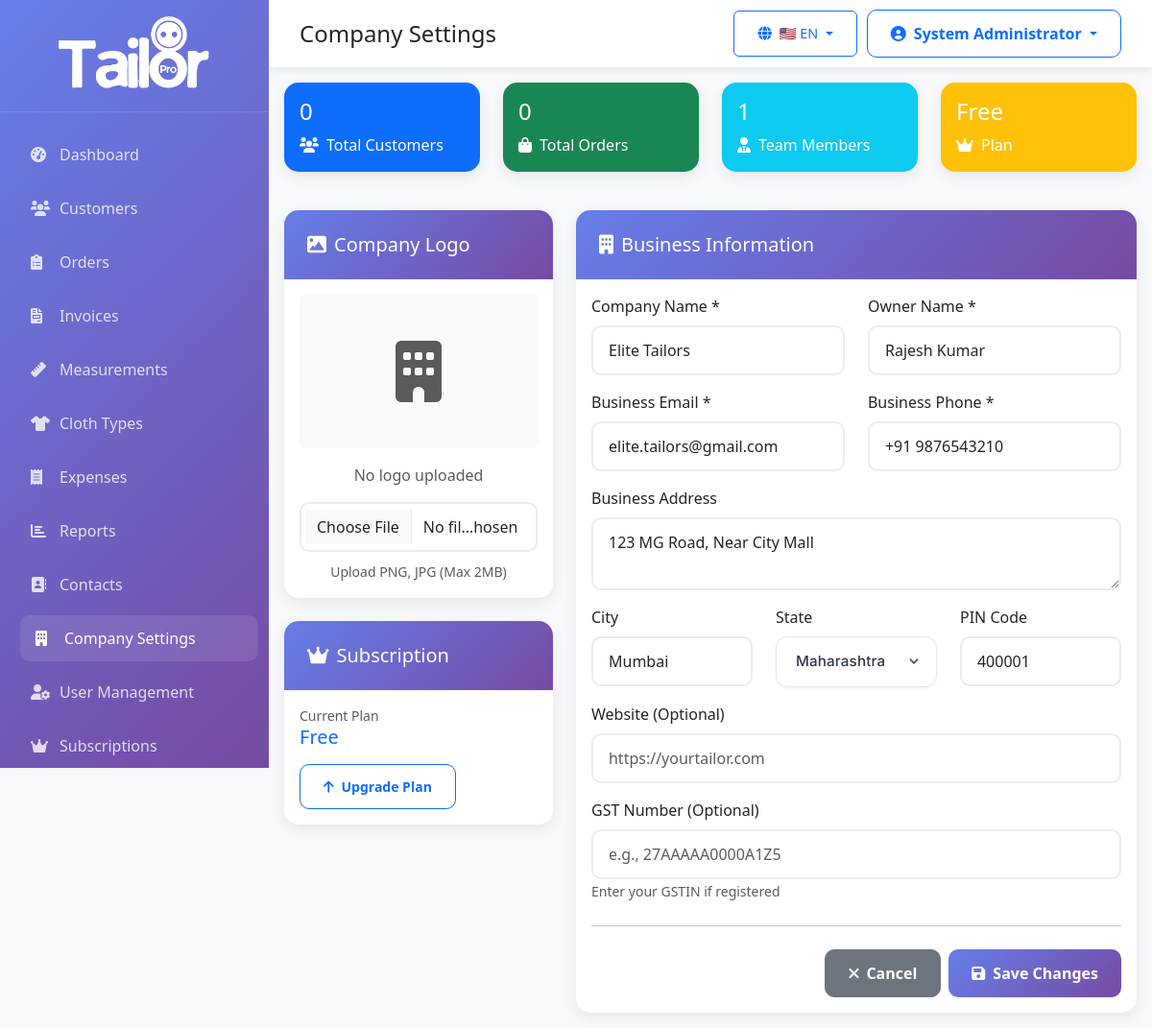
Screenshot of /admin/company-settings.php (signed in) with the database file from the repository.
### tables this page shows
CREATE TABLE IF NOT EXISTS `companies` (
  `id` int(11) NOT NULL AUTO_INCREMENT,
  `user_id` int(11) DEFAULT NULL COMMENT 'Owner user ID',
  `company_name` varchar(200) NOT NULL,
  `owner_name` varchar(100) NOT NULL,
  `business_email` varchar(100) NOT NULL,
  `business_phone` varchar(20) NOT NULL,
  `whatsapp` varchar(20) DEFAULT NULL,
  `business_address` text DEFAULT NULL,
  `city` varchar(100) DEFAULT NULL,
  `state` varchar(100) DEFAULT NULL,
  `country` varchar(100) DEFAULT 'India',
  `postal_code` varchar(20) DEFAULT NULL,
  `logo` varchar(255) DEFAULT NULL,
  `tax_number` varchar(50) DEFAULT NULL,
  `website` varchar(255) DEFAULT NULL,
  `currency` varchar(10) DEFAULT 'INR',
  `timezone` varchar(50) DEFAULT 'Asia/Kolkata',
  `description` text DEFAULT NULL COMMENT 'Shop description for public listing',
  `specialties` json DEFAULT NULL COMMENT 'Array of specialties',
  `working_hours` json DEFAULT NULL COMMENT 'Working hours',
  `rating` decimal(2,1) DEFAULT 0.0 COMMENT 'Average rating',
  `total_reviews` int(11) DEFAULT 0 COMMENT 'Total reviews',
  `years_experience` int(11) DEFAULT 0,
  `is_verified` tinyint(1) DEFAULT 0 COMMENT 'Verified shop',
  `is_featured` tinyint(1) DEFAULT 0 COMMENT 'Featured on homepage',
  `show_on_listing` tinyint(1) DEFAULT 1 COMMENT 'Show on public listing',
  `status` enum('active','inactive','suspended') NOT NULL DEFAULT 'active',
  `subscription_plan` enum('free','basic','premium','enterprise') DEFAULT 'free',
  `subscription_expiry` date DEFAULT NULL,
  `created_at` timestamp NOT NULL DEFAULT CURRENT_TIMESTAMP,
  `updated_at` timestamp NOT NULL DEFAULT CURRENT_TIMESTAMP ON UPDATE CURRENT_TIMESTAMP,
  PRIMARY KEY (`id`),
  UNIQUE KEY `business_email` (`business_email`),
  KEY `user_id` (`user_id`),
  KEY `city` (`city`),
  KEY `state` (`state`),
  KEY `is_featured` (`is_featured`),
  KEY `show_on_listing` (`show_on_listing`),
  FOREIGN KEY (`user_id`) REFERENCES `users` (`id`) ON DELETE SET NULL
);

### config/database.php (called while the page is built, shortened)
<?php
class Database {
    private $host;
    private $db_name;
    private $username;
    private $password;
    private $charset = 'utf8mb4';
    public function __construct() {
        $isLocal = $this->isLocalEnvironment();
        if ($isLocal) {
            $this->host = 'localhost';
            $this->db_name = 'tailoring_management';
            $this->username = 'root';
            $this->password = '';
        } else {
            $this->host = 'localhost';
            $this->db_name = 'u402017191_tailorpro';
            $this->username = 'u402017191_tailorpro';
            $this->password = 'Tailorpro@99';
        }
    }
    private function isLocalEnvironment() {
        $serverName = $_SERVER['SERVER_NAME'] ?? $_SERVER['HTTP_HOST'] ?? 'localhost';
        $localIndicators = [
            'localhost',
            '127.0.0.1',
            '::1',
            'local.test',
            '.local',
            'wamp',
            'xampp'
        ];
        foreach ($localIndicators as $indicator) {
            if (stripos($serverName, $indicator) !== false) {
                return true;
            }
        }
        return false;
    }
    public function getConnection() {
        $this->conn = null;
        try {
            $dsn = "mysql:host=" . $this->host . ";dbname=" . $this->db_name . ";charset=" . $this->charset;
            $options = [
                PDO::ATTR_ERRMODE => PDO::ERRMODE_EXCEPTION,
                PDO::ATTR_DEFAULT_FETCH_MODE => PDO::FETCH_ASSOC,
                PDO::ATTR_EMULATE_PREPARES => false,
            ];
            $this->conn = new PDO($dsn, $this->username, $this->password, $options);
        } catch(PDOException $exception) {
            echo "Connection error: " . $exception->getMessage();
        }
        return $this->conn;
    }
}
?>

### models/BaseModel.php (called while the page is built, shortened)
<?php
require_once __DIR__ . '/../config/database.php';
class BaseModel {
    protected $conn;
    protected $table;
    protected $primary_key = 'id';
    public function __construct() {
        $database = new Database();
        $this->conn = $database->getConnection();
    }
    public function find($id) {
        $query = "SELECT * FROM " . $this->table . " WHERE " . $this->primary_key . " = :id LIMIT 1";
        $stmt = $this->conn->prepare($query);
        $stmt->bindParam(':id', $id);
        $stmt->execute();
        return $stmt->fetch();
    }
    public function count($conditions = []) {
        $query = "SELECT COUNT(*) as count FROM " . $this->table;
        $params = [];
        if (!empty($conditions)) {
            $where_clauses = [];
            foreach ($conditions as $column => $value) {
                $where_clauses[] = $column . " = :" . $column;
                $params[$column] = $value;
            }
            $query .= " WHERE " . implode(" AND ", $where_clauses);
        }
        $stmt = $this->conn->prepare($query);
        $stmt->execute($params);
        $result = $stmt->fetch();
        return $result['count'];
    }
}
?>

### config/config.php (called while the page is built, shortened)
<?php
function get_company_id() {
    return $_SESSION['company_id'] ?? null;
}
?>

### admin/models/Company.php (called while the page is built, shortened)
<?php
class Company extends BaseModel {
    public function getCompanyStats($company_id) {
        $stats = [];
        require_once __DIR__ . '/User.php';
        $customerModel = new Customer();
        $orderModel = new Order();
        $userModel = new User();
        $stats['total_customers'] = $customerModel->count(['company_id' => $company_id]);
        $stats['total_orders'] = $orderModel->count(['company_id' => $company_id]);
        $stats['total_users'] = $userModel->count(['company_id' => $company_id]);
        return $stats;
    }
}
?>

### admin/company-settings.php (the view, shortened to what this page needs)
<?php
require_once '../config/config.php';
require_once 'models/Company.php';
$companyModel = new Company();
$companyId = get_company_id();
require_once 'includes/header.php';
$company = $companyModel->find($companyId);
$companyStats = $companyModel->getCompanyStats($companyId);
?>
<div class="row mb-4">
    <div class="col-md-3 mb-3">
        <div class="card bg-primary text-white">
            <div class="card-body">
                <h4><?php echo number_format($companyStats['total_customers']); ?></h4>
                <p class="mb-0"><i class="fas fa-users me-2"></i>Total Customers</p>
            </div>
        </div>
    </div>
    <div class="col-md-3 mb-3">
        <div class="card bg-success text-white">
            <div class="card-body">
                <h4><?php echo number_format($companyStats['total_orders']); ?></h4>
                <p class="mb-0"><i class="fas fa-shopping-bag me-2"></i>Total Orders</p>
            </div>
        </div>
    </div>
    <div class="col-md-3 mb-3">
        <div class="card bg-info text-white">
            <div class="card-body">
                <h4><?php echo number_format($companyStats['total_users']); ?></h4>
                <p class="mb-0"><i class="fas fa-user-tie me-2"></i>Team Members</p>
            </div>
        </div>
    </div>
    <div class="col-md-3 mb-3">
        <div class="card bg-warning text-white">
            <div class="card-body">
                <h4><?php echo ucfirst($company['subscription_plan']); ?></h4>
                <p class="mb-0"><i class="fas fa-crown me-2"></i>Plan</p>
            </div>
        </div>
    </div>
</div>
<div class="row">
    <div class="col-lg-4 mb-4">
        <div class="card">
            <div class="card-header bg-light">
                <h5 class="card-title mb-0">
                    <i class="fas fa-image me-2"></i>Company Logo
                </h5>
            </div>
            <div class="card-body text-center">
                <?php if (!empty($company['logo']) && file_exists($company['logo'])): ?>
                    <img src="<?php echo htmlspecialchars($company['logo']); ?>"
                         alt="Company Logo"
                         class="img-fluid mb-3"
                         style="max-height: 200px;">
                <?php else: ?>
                    <div class="bg-light p-5 mb-3 rounded">
                        <i class="fas fa-building fa-4x text-muted"></i>
                    </div>
                    <p class="text-muted">No logo uploaded</p>
                <?php endif; ?>
                <form method="POST" enctype="multipart/form-data">
                    <input type="file"
                           class="form-control mb-2"
                           name="logo"
                           accept="image/*"
                           onchange="this.form.submit()">
                    <small class="text-muted">Upload PNG, JPG (Max 2MB)</small>
                </form>
            </div>
        </div>
        <div class="card mt-4">
            <div class="card-header bg-light">
                <h5 class="card-title mb-0">
                    <i class="fas fa-crown me-2"></i>Subscription
                </h5>
            </div>
            <div class="card-body">
                <div class="mb-3">
                    <small class="text-muted d-block">Current Plan</small>
                    <h5 class="text-primary"><?php echo ucfirst($company['subscription_plan']); ?></h5>
                </div>
                <a href="subscriptions.php" class="btn btn-outline-primary btn-sm">
                    <i class="fas fa-arrow-up me-2"></i>Upgrade Plan
                </a>
            </div>
        </div>
    </div>
    <div class="col-lg-8">
        <div class="card">
            <div class="card-header">
                <h5 class="card-title mb-0">
                    <i class="fas fa-building me-2"></i>Business Information
                </h5>
            </div>
            <div class="card-body">
                <form method="POST" enctype="multipart/form-data">
                    <div class="row">
                        <div class="col-md-6 mb-3">
                            <label for="company_name" class="form-label">Company Name *</label>
                            <input type="text"
                                   class="form-control"
                                   id="company_name"
                                   name="company_name"
                                   value="<?php echo htmlspecialchars($company['company_name']); ?>"
                                   required>
                        </div>
                        <div class="col-md-6 mb-3">
                            <label for="owner_name" class="form-label">Owner Name *</label>
                            <input type="text"
                                   class="form-control"
                                   id="owner_name"
                                   name="owner_name"
                                   value="<?php echo htmlspecialchars($company['owner_name']); ?>"
                                   required>
                        </div>
                    </div>
                    <div class="row">
                        <div class="col-md-6 mb-3">
                            <label for="business_email" class="form-label">Business Email *</label>
                            <input type="email"
                                   class="form-control"
                                   id="business_email"
                                   name="business_email"
                                   value="<?php echo htmlspecialchars($company['business_email']); ?>"
                                   required>
                        </div>
                        <div class="col-md-6 mb-3">
                            <label for="business_phone" class="form-label">Business Phone *</label>
                            <input type="tel"
                                   class="form-control"
                                   id="business_phone"
                                   name="business_phone"
                                   value="<?php echo htmlspecialchars($company['business_phone']); ?>"
                                   required>
                        </div>
                    </div>
                    <div class="mb-3">
                        <label for="business_address" class="form-label">Business Address</label>
                        <textarea class="form-control"
                                  id="business_address"
                                  name="business_address"
                                  rows="2"><?php echo htmlspecialchars($company['business_address'] ?? ''); ?></textarea>
                    </div>
                    <div class="row">
                        <div class="col-md-4 mb-3">
                            <label for="city" class="form-label">City</label>
                            <input type="text"
                                   class="form-control"
                                   id="city"
                                   name="city"
                                   placeholder="e.g., Mumbai, Delhi"
                                   value="<?php echo htmlspecialchars($company['city'] ?? ''); ?>">
                        </div>
                        <div class="col-md-4 mb-3">
                            <label for="state" class="form-label">State</label>
                            <select class="form-select" id="state" name="state">
                                <?php
                                $indianStates = ['Andhra Pradesh', 'Arunachal Pradesh', 'Assam', 'Bihar', 'Chhattisgarh', 'Goa', 'Gujarat', 'Haryana', 'Himachal Pradesh', 'Jharkhand', 'Karnataka', 'Kerala', 'Madhya Pradesh', 'Maharashtra', 'Manipur', 'Meghalaya', 'Mizoram', 'Nagaland', 'Odisha', 'Punjab', 'Rajasthan', 'Sikkim', 'Tamil Nadu', 'Telangana', 'Tripura', 'Uttar Pradesh', 'Uttarakhand', 'West Bengal', 'Delhi'];
                                foreach ($indianStates as $state) {
                                    $selected = ($company['state'] ?? '') === $state ? 'selected' : '';
                                    echo "<option value=\"$state\" $selected>$state</option>";
                                }
                                ?>
                            </select>
                        </div>
                        <div class="col-md-4 mb-3">
                            <label for="postal_code" class="form-label">PIN Code</label>
                            <input type="text"
                                   class="form-control"
                                   id="postal_code"
                                   name="postal_code"
                                   placeholder="e.g., 400001"
                                   maxlength="6"
                                   pattern="[0-9]{6}"
                                   value="<?php echo htmlspecialchars($company['postal_code'] ?? ''); ?>">
                        </div>
                    </div>
                    <div class="mb-3">
                        <label for="website" class="form-label">Website (Optional)</label>
                        <input type="url"
                               class="form-control"
                               id="website"
                               name="website"
                               placeholder="https://yourtailor.com"
                               value="<?php echo htmlspecialchars($company['website'] ?? ''); ?>">
                    </div>
                    <div class="mb-3">
                        <label for="tax_number" class="form-label">GST Number (Optional)</label>
                        <input type="text"
                               class="form-control"
                               id="tax_number"
                               name="tax_number"
                               placeholder="e.g., 27AAAAA0000A1Z5"
                               value="<?php echo htmlspecialchars($company['tax_number'] ?? ''); ?>">
                        <small class="text-muted">Enter your GSTIN if registered</small>
                    </div>
                    <hr class="my-4">
                    <div class="d-grid gap-2 d-md-flex justify-content-md-end">
                        <a href="dashboard.php" class="btn btn-secondary">
                            <i class="fas fa-times me-2"></i>Cancel
                        </a>
                        <button type="submit" class="btn btn-primary">
                            <i class="fas fa-save me-2"></i>Save Changes
                        </button>
                    </div>
                </form>
            </div>
        </div>
    </div>
</div>
<?php require_once 'includes/footer.php'; ?>

### rows the page displays
companies: subscription_plan "Free", company_name "Elite Tailors", owner_name "Rajesh Kumar", business_email "elite.tailors@gmail.com", business_phone "+91 9876543210", business_address "123 MG Road, Near City Mall", city "Mumbai", postal_code "400001"

### other values shown
__t(strtolower(str_replace('_', ' ', $page_title ?? 'dashboard'))) "Company Settings"
$currentFlag "🇺🇸"
$currentLang "EN"
$current_user['name'] "System Administrator"
$companyStats['total_customers'] "0"
$companyStats['total_orders'] "0"
$companyStats['total_users'] "1"
form field state "Maharashtra"
